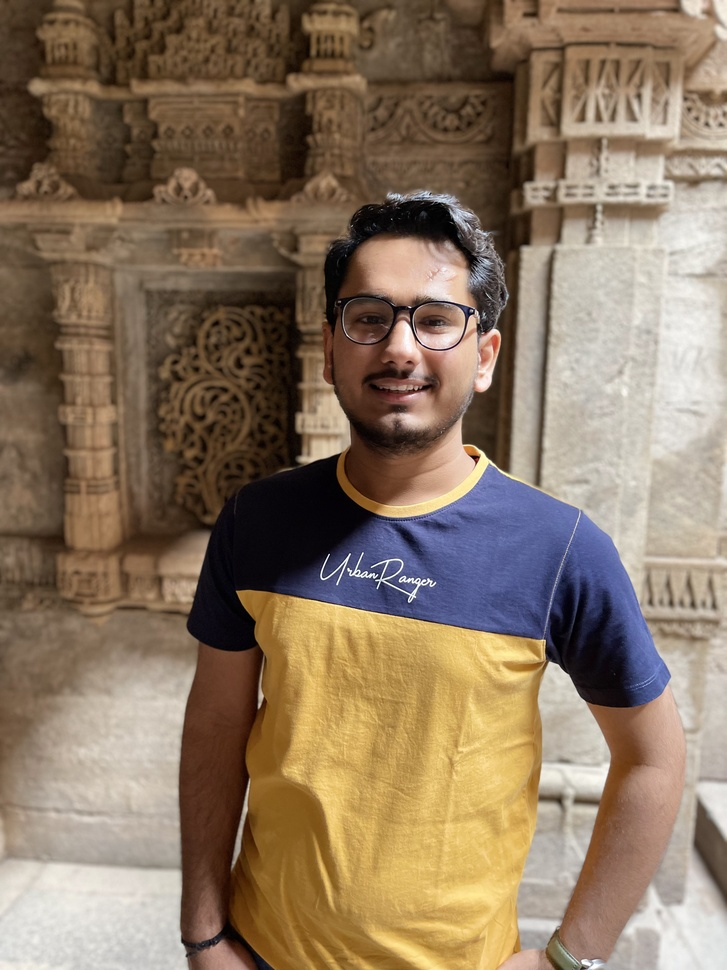
%> input picture LAB - 2/Keval_Image.jpg, 727 x 970 px, shrunk from 3024 x 4032 before the run
$ octave a_1.m   (GNU Octave 9; MATLAB toolbox functions it lacks are replaced by stand-ins)
%> lines starting %> are read from the running program, lines starting %| are printed output that depends on the picture
img = imread('Keval_Image.jpg');
%> img is the input picture: size 970x727x3 uint8; mean R, G, B 138, 117.9, 96.6
gry = rgb2gray(img);
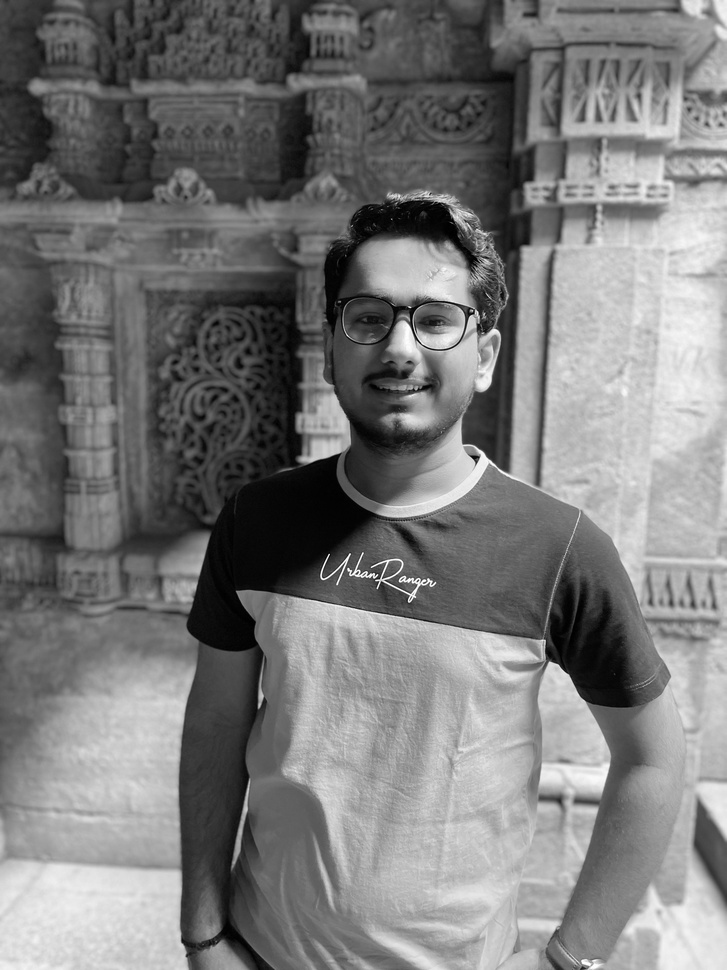
%> gry: size 970x727 uint8; min 0, max 255, mean 121.5

subplot(2, 2, 1);
imshow(gry);

neg_img = 255 - gry;
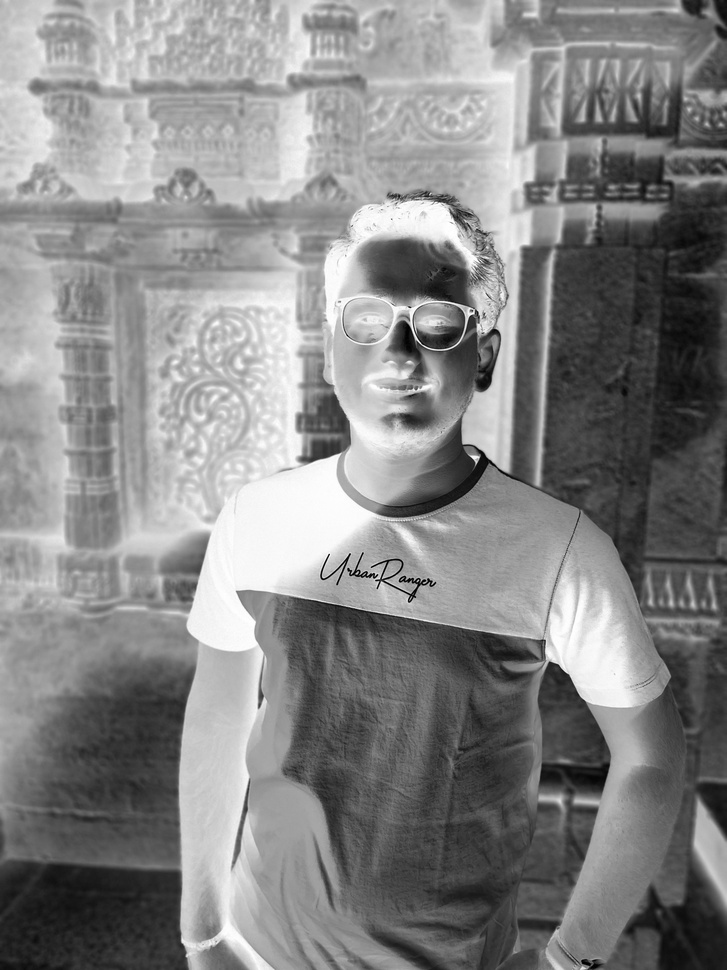
%> neg_img: size 970x727 uint8; min 0, max 255, mean 133.5
subplot(2, 2, 2);
imshow(neg_img);
